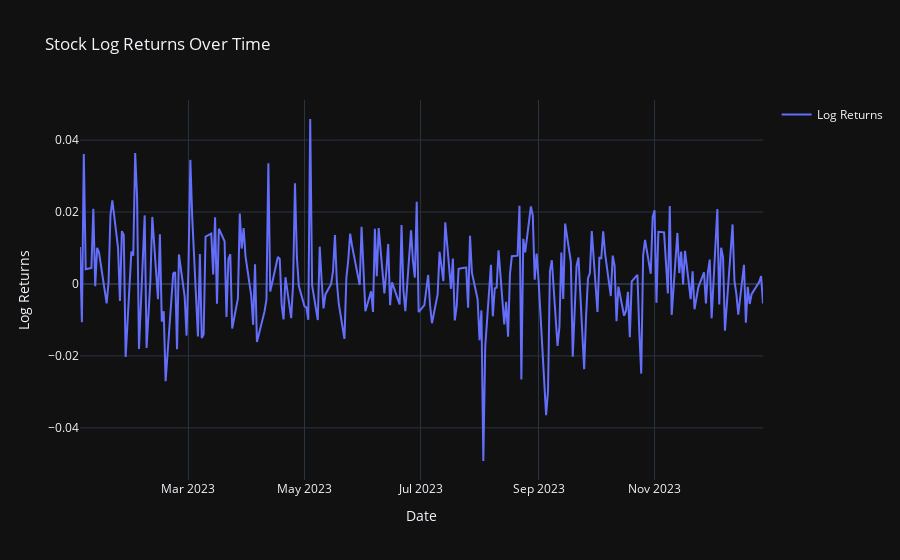

Write notebook code for a chart like this one.
### Code cell
import plotly.graph_objects as go
import math
def calculate_log_returns(close_prices):
    num_days = 1
    log_returns = []

    for i in range(len(close_prices) - 1):
        log_returns.append(math.log(close_prices.iloc[i + 1]) - math.log(close_prices.iloc[i]))

    dates = close_prices.index[0:len(close_prices) - 1]

    fig = go.Figure()

    fig.add_trace(go.Scatter(x=dates, y=log_returns, mode='lines', name='Log Returns'))

    fig.update_layout(
        title='Stock Log Returns Over Time',
        xaxis=dict(title='Date'),
        yaxis=dict(title='Log Returns'),
        showlegend=True,
        template='plotly_dark'
    )

    fig.show()

    return pd.Series(log_returns)

returns = calculate_log_returns(df1['Close'])

### Figure 1 — Plotly figure (JSON) as saved in the notebook; plotly's stock layout.template omitted (floating-point values rounded to 4 significant figures; data arrays with more than 128 entries replaced by an {"elided": "..."} marker saying what was removed)
{"data": [{"mode": "lines", "name": "Log Returns", "type": "scatter", "x": {"elided": "249 str values"}, "y": {"elided": "249 float values"}}], "layout": {"showlegend": true, "title": {"text": "Stock Log Returns Over Time"}, "xaxis": {"title": {"text": "Date"}}, "yaxis": {"title": {"text": "Log Returns"}}}}
